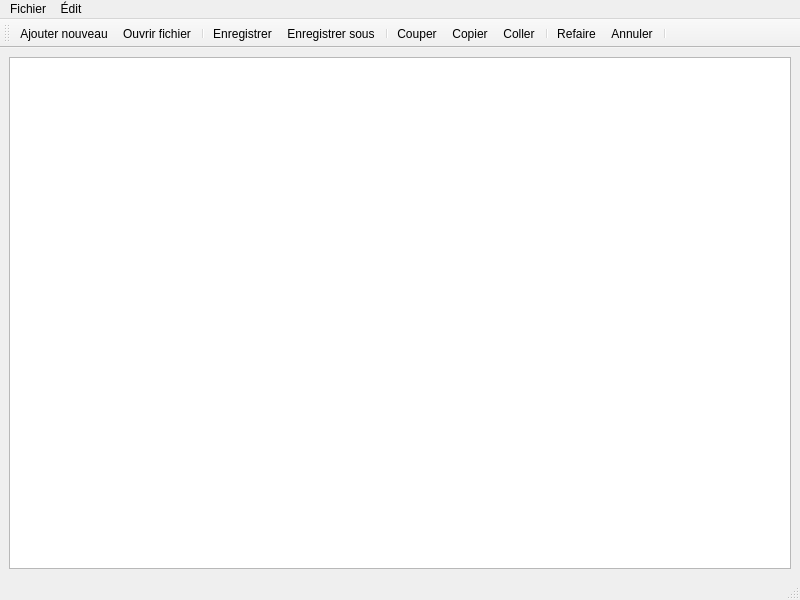
<?xml version="1.0" encoding="UTF-8"?>
<ui version="4.0">
 <class>MainWindow</class>
 <widget class="QMainWindow" name="MainWindow">
  <property name="geometry">
   <rect>
    <x>0</x>
    <y>0</y>
    <width>800</width>
    <height>600</height>
   </rect>
  </property>
  <property name="windowTitle">
   <string>MainWindow</string>
  </property>
  <widget class="QWidget" name="centralwidget">
   <layout class="QHBoxLayout" name="horizontalLayout">
    <item>
     <widget class="QTextEdit" name="textEdit"/>
    </item>
   </layout>
  </widget>
  <widget class="QMenuBar" name="menubar">
   <property name="geometry">
    <rect>
     <x>0</x>
     <y>0</y>
     <width>800</width>
     <height>21</height>
    </rect>
   </property>
   <widget class="QMenu" name="menuFichier">
    <property name="title">
     <string>Fichier</string>
    </property>
    <addaction name="actionAjouter_nouveau"/>
    <addaction name="actionOuvrir_fichier"/>
    <addaction name="separator"/>
    <addaction name="actionEnregistrer"/>
    <addaction name="actionEnregistrer_sous"/>
   </widget>
   <widget class="QMenu" name="menu_dit">
    <property name="title">
     <string>Édit</string>
    </property>
    <addaction name="actionCouper"/>
    <addaction name="actionCopier"/>
    <addaction name="actionColler"/>
    <addaction name="separator"/>
    <addaction name="actionRefaire"/>
    <addaction name="actionAnnuler"/>
   </widget>
   <addaction name="menuFichier"/>
   <addaction name="menu_dit"/>
  </widget>
  <widget class="QStatusBar" name="statusbar"/>
  <widget class="QToolBar" name="toolBar">
   <property name="windowTitle">
    <string>toolBar</string>
   </property>
   <attribute name="toolBarArea">
    <enum>TopToolBarArea</enum>
   </attribute>
   <attribute name="toolBarBreak">
    <bool>false</bool>
   </attribute>
   <addaction name="actionAjouter_nouveau"/>
   <addaction name="actionOuvrir_fichier"/>
   <addaction name="separator"/>
   <addaction name="actionEnregistrer"/>
   <addaction name="actionEnregistrer_sous"/>
   <addaction name="separator"/>
   <addaction name="actionCouper"/>
   <addaction name="actionCopier"/>
   <addaction name="actionColler"/>
   <addaction name="separator"/>
   <addaction name="actionRefaire"/>
   <addaction name="actionAnnuler"/>
   <addaction name="separator"/>
  </widget>
  <action name="actionAjouter_nouveau">
   <property name="icon">
    <iconset resource="Images.qrc">
     <normaloff>:/new/prefix1/add.png</normaloff>:/new/prefix1/add.png</iconset>
   </property>
   <property name="text">
    <string>Ajouter nouveau</string>
   </property>
  </action>
  <action name="actionOuvrir_fichier">
   <property name="icon">
    <iconset resource="Images.qrc">
     <normaloff>:/new/prefix1/open.png</normaloff>:/new/prefix1/open.png</iconset>
   </property>
   <property name="text">
    <string>Ouvrir fichier</string>
   </property>
  </action>
  <action name="actionEnregistrer">
   <property name="icon">
    <iconset resource="Images.qrc">
     <normaloff>:/new/prefix1/save.png</normaloff>:/new/prefix1/save.png</iconset>
   </property>
   <property name="text">
    <string>Enregistrer</string>
   </property>
  </action>
  <action name="actionEnregistrer_sous">
   <property name="icon">
    <iconset resource="Images.qrc">
     <normaloff>:/new/prefix1/saveas.png</normaloff>:/new/prefix1/saveas.png</iconset>
   </property>
   <property name="text">
    <string>Enregistrer sous</string>
   </property>
  </action>
  <action name="actionCouper">
   <property name="icon">
    <iconset resource="Images.qrc">
     <normaloff>:/new/prefix1/cut.png</normaloff>:/new/prefix1/cut.png</iconset>
   </property>
   <property name="text">
    <string>Couper</string>
   </property>
  </action>
  <action name="actionCopier">
   <property name="icon">
    <iconset resource="Images.qrc">
     <normaloff>:/new/prefix1/copy.png</normaloff>:/new/prefix1/copy.png</iconset>
   </property>
   <property name="text">
    <string>Copier</string>
   </property>
  </action>
  <action name="actionColler">
   <property name="icon">
    <iconset resource="Images.qrc">
     <normaloff>:/new/prefix1/paste.png</normaloff>:/new/prefix1/paste.png</iconset>
   </property>
   <property name="text">
    <string>Coller</string>
   </property>
  </action>
  <action name="actionRefaire">
   <property name="icon">
    <iconset resource="Images.qrc">
     <normaloff>:/new/prefix1/redo.png</normaloff>:/new/prefix1/redo.png</iconset>
   </property>
   <property name="text">
    <string>Refaire</string>
   </property>
  </action>
  <action name="actionAnnuler">
   <property name="icon">
    <iconset resource="Images.qrc">
     <normaloff>:/new/prefix1/undo.png</normaloff>:/new/prefix1/undo.png</iconset>
   </property>
   <property name="text">
    <string>Annuler</string>
   </property>
  </action>
 </widget>
 <resources>
  <include location="Images.qrc"/>
 </resources>
 <connections/>
</ui>
